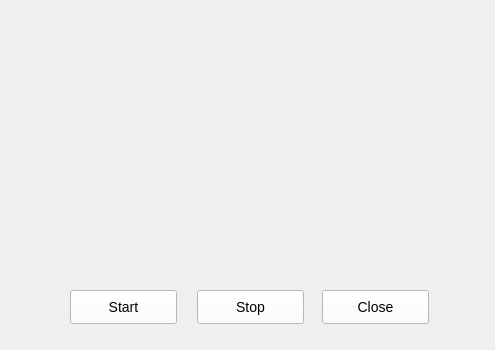
<?xml version="1.0" encoding="UTF-8"?>
<ui version="4.0">
 <class>Screen_Recorder</class>
 <widget class="QMainWindow" name="Screen_Recorder">
  <property name="geometry">
   <rect>
    <x>0</x>
    <y>0</y>
    <width>495</width>
    <height>350</height>
   </rect>
  </property>
  <property name="windowTitle">
   <string>Recorder</string>
  </property>
  <property name="windowIcon">
   <iconset>
    <normaloff>free-video-icon-818-thumb.png</normaloff>free-video-icon-818-thumb.png</iconset>
  </property>
  <widget class="QWidget" name="centralwidget">
   <widget class="QLabel" name="label">
    <property name="geometry">
     <rect>
      <x>0</x>
      <y>0</y>
      <width>495</width>
      <height>350</height>
     </rect>
    </property>
    <property name="text">
     <string/>
    </property>
    <property name="pixmap">
     <pixmap>recording-gif.gif</pixmap>
    </property>
    <property name="scaledContents">
     <bool>true</bool>
    </property>
   </widget>
   <widget class="QPushButton" name="pushButton">
    <property name="geometry">
     <rect>
      <x>70</x>
      <y>290</y>
      <width>107</width>
      <height>34</height>
     </rect>
    </property>
    <property name="font">
     <font>
      <pointsize>-1</pointsize>
     </font>
    </property>
    <property name="styleSheet">
     <string notr="true">background:white;
color:black;
font-size:14px;</string>
    </property>
    <property name="text">
     <string>Start</string>
    </property>
   </widget>
   <widget class="QPushButton" name="pushButton_2">
    <property name="geometry">
     <rect>
      <x>197</x>
      <y>290</y>
      <width>107</width>
      <height>34</height>
     </rect>
    </property>
    <property name="font">
     <font>
      <pointsize>-1</pointsize>
     </font>
    </property>
    <property name="styleSheet">
     <string notr="true">background:white;
color:black;
font-size:14px;</string>
    </property>
    <property name="text">
     <string>Stop</string>
    </property>
   </widget>
   <widget class="QPushButton" name="pushButton_3">
    <property name="geometry">
     <rect>
      <x>322</x>
      <y>290</y>
      <width>107</width>
      <height>34</height>
     </rect>
    </property>
    <property name="font">
     <font>
      <pointsize>-1</pointsize>
     </font>
    </property>
    <property name="styleSheet">
     <string notr="true">background:white;
color:black;
font-size:14px;</string>
    </property>
    <property name="text">
     <string>Close</string>
    </property>
   </widget>
  </widget>
 </widget>
 <resources/>
 <connections/>
</ui>
